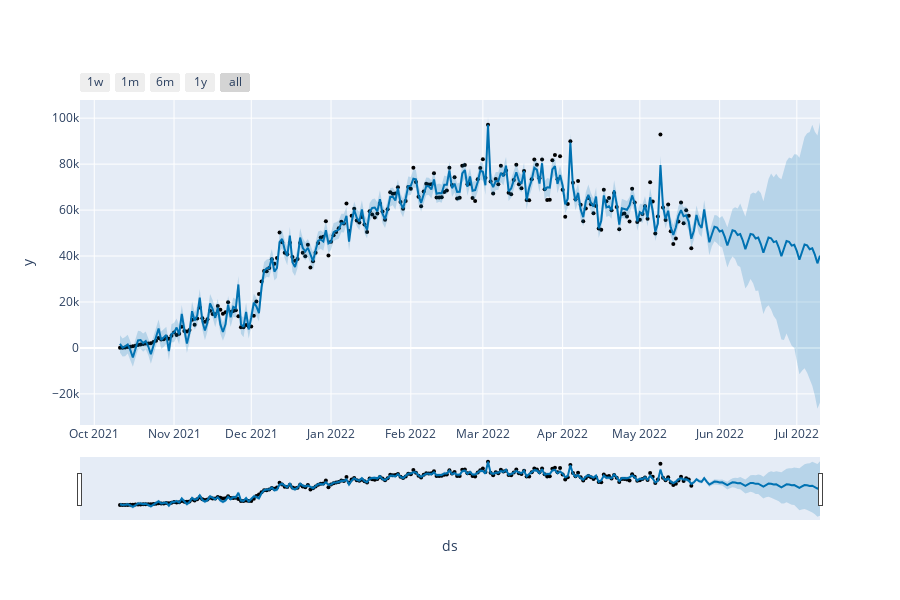

Write notebook code for a chart like this one.
### Code cell
plot_plotly(m, forecast)

### Figure 1 — Plotly figure (JSON) as saved in the notebook; plotly's stock layout.template omitted (floating-point values rounded to 4 significant figures; data arrays with more than 128 entries replaced by an {"elided": "..."} marker saying what was removed)
{"data": [{"marker": {"color": "black", "size": 4}, "mode": "markers", "name": "Actual", "type": "scatter", "x": {"elided": "223 str values"}, "y": {"elided": "223 int values"}}, {"hoverinfo": "skip", "line": {"width": 0}, "mode": "lines", "type": "scatter", "x": {"elided": "273 str values"}, "y": {"elided": "273 float values"}}, {"fill": "tonexty", "fillcolor": "rgba(0, 114, 178, 0.2)", "line": {"color": "#0072B2", "width": 2}, "mode": "lines", "name": "Predicted", "type": "scatter", "x": {"elided": "273 str values"}, "y": {"elided": "273 float values"}}, {"fill": "tonexty", "fillcolor": "rgba(0, 114, 178, 0.2)", "hoverinfo": "skip", "line": {"width": 0}, "mode": "lines", "type": "scatter", "x": {"elided": "273 str values"}, "y": {"elided": "273 float values"}}], "layout": {"height": 600, "showlegend": false, "width": 900, "xaxis": {"rangeselector": {"buttons": [{"count": 7, "label": "1w", "step": "day", "stepmode": "backward"}, {"count": 1, "label": "1m", "step": "month", "stepmode": "backward"}, {"count": 6, "label": "6m", "step": "month", "stepmode": "backward"}, {"count": 1, "label": "1y", "step": "year", "stepmode": "backward"}, {"step": "all"}]}, "rangeslider": {"visible": true}, "title": {"text": "ds"}, "type": "date"}, "yaxis": {"title": {"text": "y"}}}}
